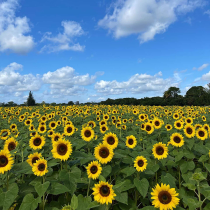
#> input picture images/the_berry_farms_sunflower_field.jpeg, 210 x 210 px, shrunk from 1440 x 1440 before the run, found by its file name
$ jupyter execute 'p1 copy.ipynb'
#> lines starting #> are read from the running program, lines starting #| are printed output that depends on the picture; after the words box and inside, x2 and y2 are one past the last pixel; in counts of white or black regions, pixels touching at a corner belong together
[cell 1]
import cv2 as cv
import numpy as np
import matplotlib.pyplot as plt

[cell 2]
# [9 lines of commented-out code are left out]

def laplacian_of_gaussian(sigma: float) -> np.ndarray:

    size = int(2 * np.ceil(3 * sigma) + 1)

    # Create a grid of (x, y) coordinates
    ax = np.linspace(-(size // 2), size // 2, size)
    x, y = np.meshgrid(ax, ax)

    # Compute the Laplacian of Gaussian
    laplacian = (x**2 + y**2 - 2 * sigma**2) * np.exp(-(x**2 + y**2) / (2 * sigma**2))

    # [10 lines of commented-out code are left out]

    return laplacian

[cell 3]
print(laplacian_of_gaussian(3))

[cell 4]
def find_scale_space_extrema(image, sigmas):
    """Detect circles by finding extrema in the scale-space."""
    # Store results
    detected_circles = []

    # Loop through different sigma values
    for sigma in sigmas:
        laplacian_kernel = laplacian_of_gaussian(sigma)

        filtered_image = cv.filter2D(image, cv.CV_64F, laplacian_kernel)

        # [9 lines of commented-out code are left out]
        filtered_image = cv.normalize(filtered_image, None, 0, 255, cv.NORM_MINMAX)

        # [9 lines of commented-out code are left out]
        _, thresh_image = cv.threshold(np.uint8(filtered_image), 0, 255, cv.THRESH_BINARY + cv.THRESH_OTSU)


        # [8 lines of commented-out code are left out]
        contours, _ = cv.findContours(thresh_image, cv.RETR_EXTERNAL, cv.CHAIN_APPROX_SIMPLE)


        # Iterate through contours to find circles
        for contour in contours:
            if len(contour) >= 5:  # Need at least 5 points to fit a circle
                (x, y), radius = cv.minEnclosingCircle(contour)
                detected_circles.append((int(x), int(y), int(radius), sigma))
    print("Hello")
    print(detected_circles)

    return detected_circles

[cell 5]
# Load the image
im = cv.imread('../images/the_berry_farms_sunflower_field.jpeg', cv.IMREAD_REDUCED_COLOR_4)
#> im is the input picture: shape (210, 210, 3); mean B, G, R 119.8, 125.3, 100.4
if im is None:
    raise FileNotFoundError("Image not found. Please check the file path.")

# Convert to grayscale
gray_im = cv.cvtColor(im, cv.COLOR_BGR2GRAY)
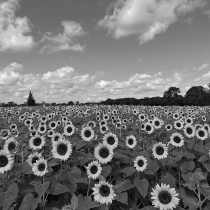
#> gray_im: shape (210, 210); min 5, max 251, mean 117.2

# Define the range of sigma values
sigmas = np.linspace(0.5, 0.6, 2)  # You can adjust the range and number of values

# Find circles in the image
detected_circles = find_scale_space_extrema(gray_im, sigmas)
#> the loop in find_scale_space_extrema, `for sigma in sigmas:` made 2 passes
#> pass 1, in find_scale_space_extrema, `filtered_image = cv.filter2D(image, cv.CV_64F, laplacian_kernel)`:
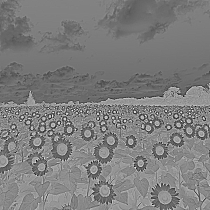
#> filtered_image: shape (210, 210) float64; min -65.12, max 39.95, mean -13.3; drawn with min black and max white
#> pass 1, in find_scale_space_extrema, `_, thresh_image = cv.threshold(np.uint8(filtered_image), 0, 255, cv.TH..`:
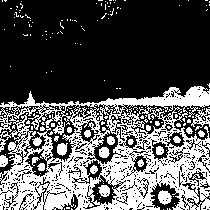
#> thresh_image: shape (210, 210); 33.9% white; 175 white regions (153 under 20 px), largest, box (x1, y1, x2, y2) and area: (0, 86, 210, 210) 13170, (191, 108, 210, 131) 166, (158, 190, 172, 205) 144
#> after the loop in find_scale_space_extrema, `for sigma in sigmas:`:
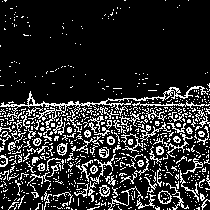
#> thresh_image: shape (210, 210); 16.9% white in thin lines or dots
#> after the loop in find_scale_space_extrema, `for sigma in sigmas:`: detected_circles = 252 items, first 6: (164, 196, 7, 0.5), (11, 156, 2, 0.5), (2, 160, 5, 0.5), (201, 133, 3, 0.5), (189, 130, 3, 0.5), (13, 126, 1, 0.5)
#> (printed output is left out)

# Report the parameters of the largest circles
largest_circles = sorted(detected_circles, key=lambda x: x[2], reverse=True)[:5]  # Get the largest 5 circles
#> largest_circles = [(104, 149, 120, 0.5), (103, 99, 103, 0.6), (170, 104, 38, 0.6), (124, 200, 18, 0.6), (132, 169, 18, 0.6)]

print("Parameters of the largest circles (x, y, radius, sigma):")
for circle in largest_circles:
    print(circle)
#> this loop made 5 passes

# Draw the detected circles
output_image = im.copy()
for (x, y, radius, sigma) in detected_circles:
    cv.circle(output_image, (x, y), radius, (255, 0, 0), 1)
#> this loop made 252 passes
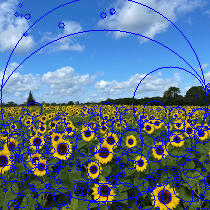
#> output_image: shape (210, 210, 3); 11.81% of pixels changed, all inside (x1, y1, x2, y2) = (0, 0, 210, 210)


# Display the original image and the output image
plt.figure(figsize=(20, 20))
plt.subplot(2, 1, 1)
plt.title('Original Image')
plt.imshow(cv.cvtColor(im, cv.COLOR_BGR2RGB))
plt.axis('off')

plt.subplot(2, 1, 2)
plt.title('Detected Circles')
plt.imshow(cv.cvtColor(output_image, cv.COLOR_BGR2RGB))
plt.axis('off')

plt.show()
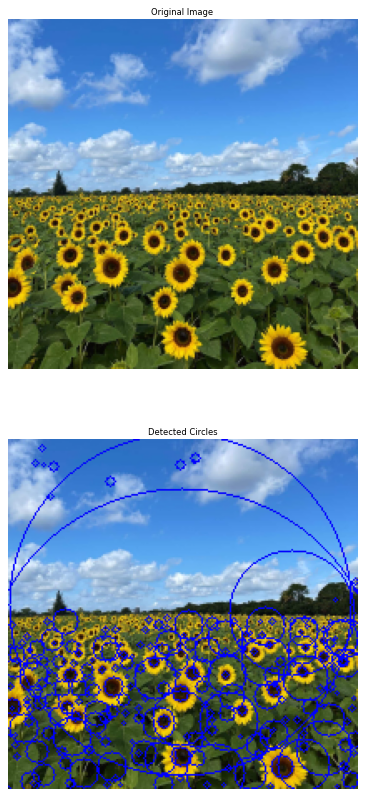
#> figure drawn by matplotlib, 2 panels

# Report the range of sigma values used
print(f"Range of sigma values used: {sigmas[0]} to {sigmas[-1]}")

$ run again, with images/005.jpg copied over images/the_berry_farms_sunflower_field.jpeg
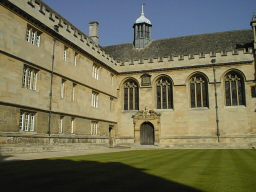
#> input picture images/005.jpg, 256 x 192 px, found by its file name
#> im is the input picture: shape (192, 256, 3); mean B, G, R 84.4, 109.4, 111.6
#> the loop in find_scale_space_extrema, `for sigma in sigmas:` made 2 passes
#> pass 1, in find_scale_space_extrema, `_, thresh_image = cv.threshold(np.uint8(filtered_image), 0, 255, cv.TH..`:
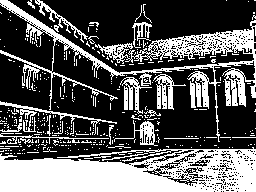
#> thresh_image: shape (192, 256); 36.3% white; 393 white regions (368 under 20 px), largest, box (x1, y1, x2, y2) and area: (0, 147, 256, 192) 8445, (0, 0, 256, 142) 5313, (0, 101, 117, 135) 470
#> after the loop in find_scale_space_extrema, `for sigma in sigmas:`: detected_circles = 188 items, first 6: (102, 156, 8, 0.5), (124, 156, 22, 0.5), (49, 151, 6, 0.5), (127, 170, 129, 0.5), (44, 148, 1, 0.5), (119, 147, 11, 0.5)
#> (printed output is left out)
#> largest_circles = [(127, 48, 136, 0.5), (127, 170, 129, 0.5), (68, 37, 70, 0.6), (193, 63, 63, 0.6), (58, 112, 59, 0.5)]
#> the loop `for circle in largest_circles:` made 5 passes
#> the loop `for (x, y, radius, sigma) in detected_circles:` made 188 passes
#> `plt.show()`:
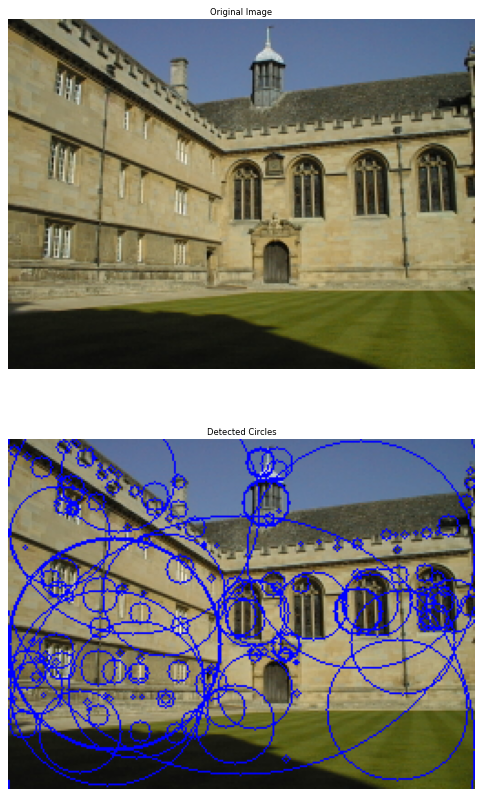
#> figure drawn by matplotlib, 2 panels
